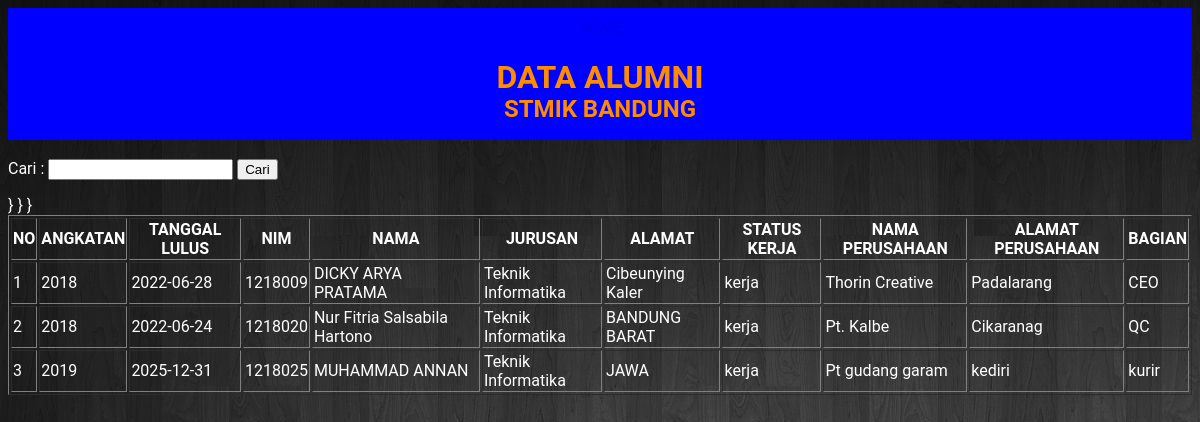
The app's page /cari_lum.php with its own data.
### tables this page shows
CREATE TABLE `tb_alumni` (
  `kode_aktifasi` varchar(20) NOT NULL,
  `angkatan` int(10) NOT NULL,
  `tanggal_lulus` date NOT NULL,
  `nim` int(20) NOT NULL,
  `nama` text NOT NULL,
  `jurusan` text NOT NULL,
  `alamat` varchar(50) NOT NULL,
  `bekerja` text NOT NULL,
  `nama_perusahaan` text NOT NULL,
  `alamat_perusahaan` varchar(50) NOT NULL,
  `bagian` varchar(20) NOT NULL
);

### cari_lum.php (the view, shortened to what this page needs)
<?php
include 'koneksi.php';
?>
<link rel="stylesheet" type="text/css" href="styletable.css"/>
<div class="judul">
<a href="index.php">HOME</a>
<h1>DATA ALUMNI</h1>
<h2>STMIK BANDUNG</h2>
</div>
<form action="cari_lum.php" method="get">
	<label>Cari :</label>
	<input type="text" name="cari">
	<input type="submit" value="Cari">
</form>
<table border="1">
	<tr>
		<th>NO</th>
        <th>ANGKATAN</th>
        <th>TANGGAL LULUS</th>
        <th>NIM</th>
        <th>NAMA</th>
        <th>JURUSAN</th>
        <th>ALAMAT</th>
        <th>STATUS KERJA</th>
        <th>NAMA PERUSAHAAN</th>
        <th>ALAMAT PERUSAHAAN</th>
        <th>BAGIAN</th>
	</tr>
	<?php
	if(isset($_GET['cari'])){
		$cari = $_GET['cari'];
		$data = mysqli_query($mysqli, "select * from tb_alumni where nama like '%".$cari."%'");
	}else{
		$data = mysqli_query($mysqli,"select * from tb_alumni");
	}
	$no = 1;
	while($d = mysqli_fetch_array($data)){
	?>
	<tr>
		<td><?php echo $no++; ?></td>
		<td><?php echo $d['angkatan']; ?></td>
        <td><?php echo $d['tanggal_lulus']; ?></td>
        <td><?php echo $d['nim']; ?></td>
        <td><?php echo $d['nama']; ?></td>
        <td><?php echo $d['jurusan']; ?></td>
        <td><?php echo $d['alamat']; ?></td>
        <td><?php echo $d['bekerja']; ?></td>
        <td><?php echo $d['nama_perusahaan']; ?></td>
        <td><?php echo $d['alamat_perusahaan']; ?></td>
        <td><?php echo $d['bagian']; ?></td>
	</tr>
	<?php } ?>
</table>

### styletable.css (style rules this page uses)
.judul { background: #0000FF; padding: 10px; text-align: center; }
.judul h1,h2,h3 { height: 15px; color: darkorange; }
a { padding: 5px; text-decoration: none; }

### records on screen
tb_alumni: angkatan "2018", tanggal_lulus "2022-06-28", nim "1218009", nama "DICKY ARYA PRATAMA", jurusan "Teknik Informatika", alamat "Cibeunying Kaler", bekerja "kerja", nama_perusahaan "Thorin Creative", alamat_perusahaan "Padalarang", bagian "CEO"
tb_alumni: angkatan "2018", tanggal_lulus "2022-06-24", nim "1218020", nama "Nur Fitria Salsabila Hartono", jurusan "Teknik Informatika", alamat "BANDUNG BARAT", bekerja "kerja", nama_perusahaan "Pt. Kalbe", alamat_perusahaan "Cikaranag", bagian "QC"
tb_alumni: angkatan "2019", tanggal_lulus "2025-12-31", nim "1218025", nama "MUHAMMAD ANNAN", jurusan "Teknik Informatika", alamat "JAWA", bekerja "kerja", nama_perusahaan "Pt gudang garam", alamat_perusahaan "kediri", bagian "kurir"
